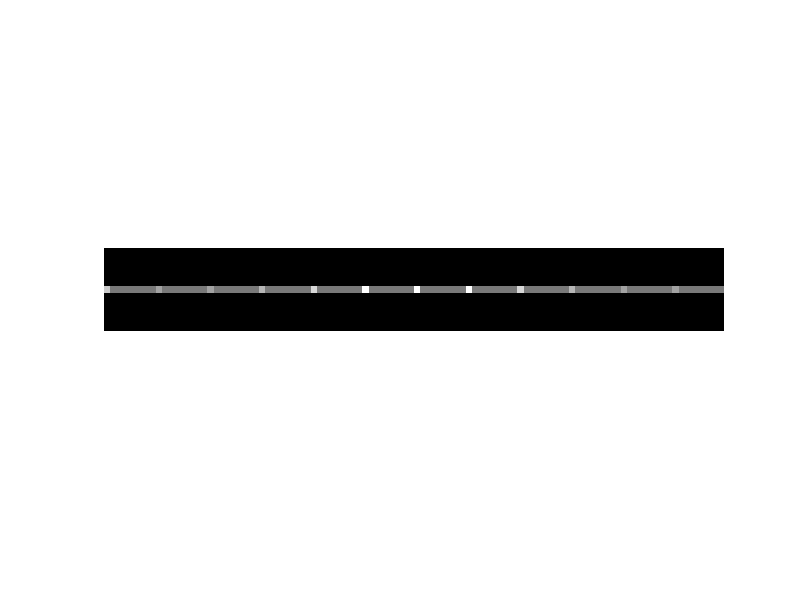

Here is the MATLAB script that generated this plot:
function [ PSF ] = cpsf( )
%CPSF Generate custom PSF for the DIDSON
%   "The DIDSON has 12 active channels. Assuming the DIDSON-Std at HF, 
%   using 96 beams, this means that it takes 8 ping cycles (transmitting on
%   and receiving from 12 transducers for each ping cycle) to build a 
%   single complete frame." (from Sound Metrics Support)
%
%   Pedro Vaz Teixeira, June 2014
%   pvt@mit.edu

PSF =  zeros(13,96);
PSF(7,:) = 18*ones(1,96);
PSF(7,[1 9 17 25 33 41 49 57 65 73 81 89]) =[ 30 24 24 27 32 40 70 40 32 27 24 24];
PSF = (1/sum(sum(PSF)))*PSF;
figure, imshow(50*PSF)

% number of beams to consider to each side;
% N = 1;
% psf = zeros(1,1+2*N*12);
% psf(1:12:end) = 1;
%     
% alpha = 15/90;
%     
% for i = 1:N
%   psf(N*12+1 - i*12) = alpha^i;
%   psf(N*12+1 + i*12) = alpha^i;
% end
% 
% ix = -48:48;
% iy = -48:48;
    
    %[x,y] = meshgrid(ix, iy);
    % a 2D sinc should model the correlation
    % caused by the 8 firings/image (x part)
    % and along-range returns (y part)
    %psf = abs(sinc(x)*sinc(y));
    
    

end

% frame_polar_enhanced_deconv = deconvreg(edgetaper(frame_polar_enhanced_padded, cpsf(4)),cpsf(4))
